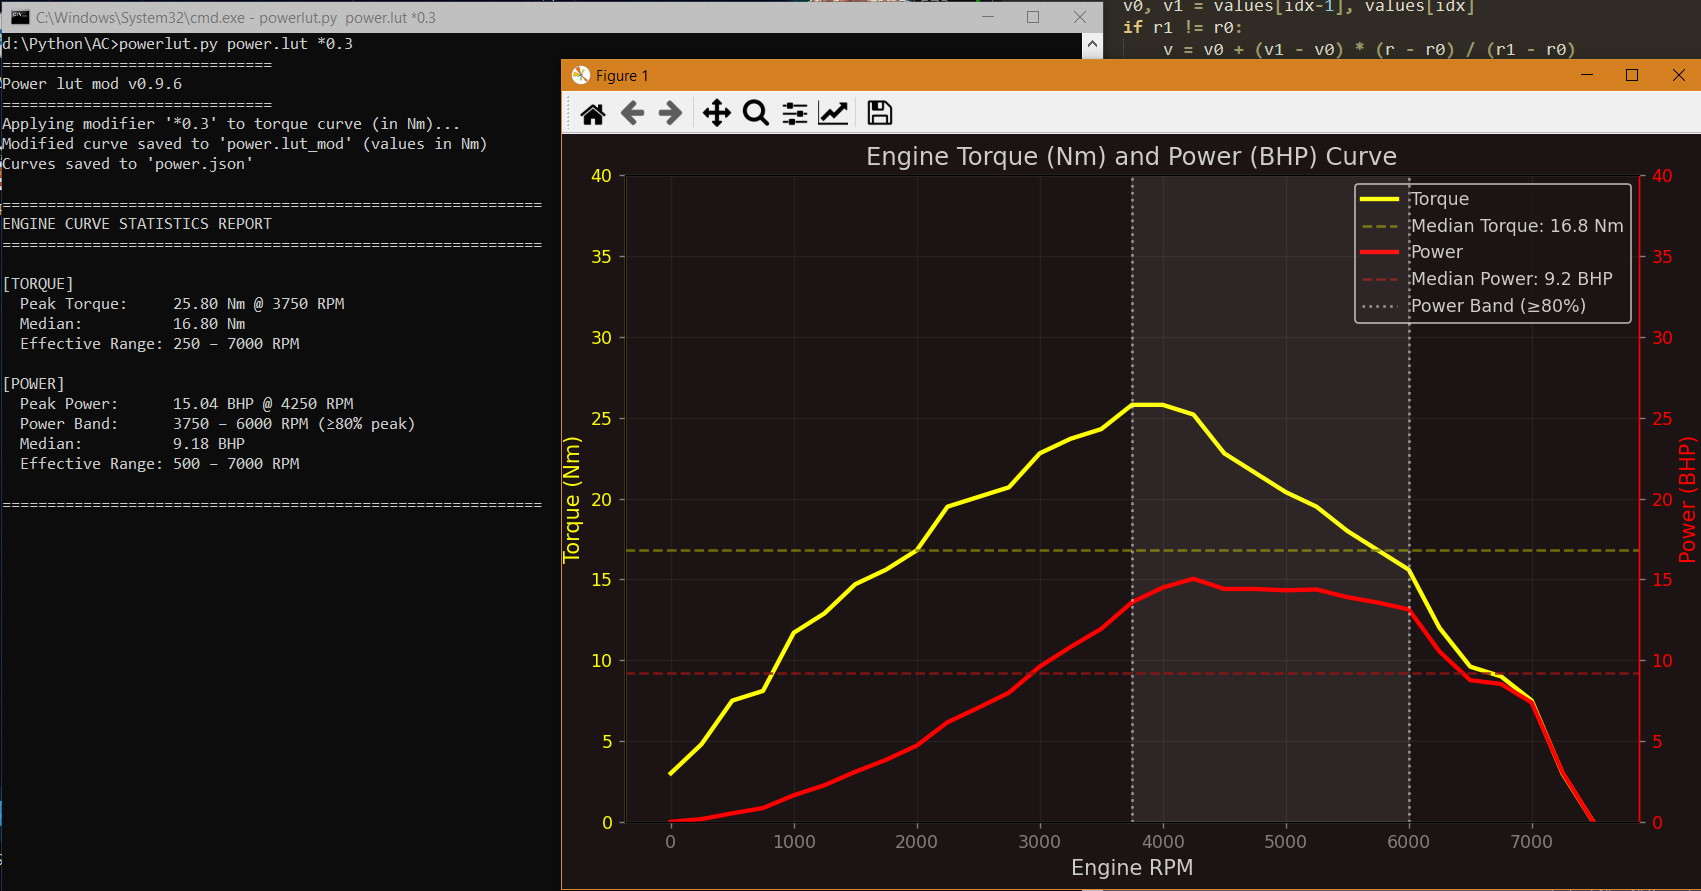

The script that saved this image:
#!/usr/bin/env python3
# -*- coding: utf-8 -*-
"""
Анализ кривой крутящего момента (Nm) и мощности (BHP) из .lut файла.
Входные данные: крутящий момент в Ньютон-метрах (Nm).
Отображение: мощность в лошадиных силах (BHP), момент в Ньютон-метрах (Nm).

Analysis of torque (Nm) and power (BHP) curves from .lut file.
Input: torque in Newton-meters (Nm).
Output: power in brake horsepower (BHP), torque in Newton-meters (Nm).
"""

import sys
import os
import argparse
import json
import statistics
import bisect
from typing import List, Tuple, Optional, Dict
import matplotlib.pyplot as plt

# =============================================================================
# КОНСТАНТЫ
# =============================================================================

NAME = "Power lut mod"
VERSION = "0.9.6"
NM_RPM_TO_KW = 9549.3  # Константа для перевода Nm и RPM в кВт
NM_RPM_TO_BHP = 7121.0  # Константа для перевода Nm и RPM в BHP
BG_COLOR = (28/255, 20/255, 20/255)  # Цвет фона графика
DEFAULT_FILE = "power.lut"  # Файл по умолчанию

# Глобальный флаг verbose режима
# Global flag for verbose mode
VERBOSE = False


def parse_lut_file(filepath: str) -> Tuple[List[float], List[float]]:
    """
    Парсинг .lut файла с форматом RPM|Момент(Nm).

    Args:
        filepath: Путь к файлу .lut

    Returns:
        Tuple с двумя списками: (rpm_values, torque_nm_values)

    Parse .lut file with RPM|Torque(Nm) format.

    Args:
        filepath: Path to .lut file

    Returns:
        Tuple with two lists: (rpm_values, torque_nm_values)
    """
    rpm_list = []
    torque_list = []

    with open(filepath, 'r', encoding='utf-8') as f:
        for line_num, line in enumerate(f, 1):
            line = line.strip()
            if not line or line.startswith('#'):
                continue

            try:
                parts = line.split('|')
                if len(parts) != 2:
                    raise ValueError(
                        f"Expected 2 values, got {len(parts)}"
                    )

                rpm = float(parts[0].strip())
                torque = float(parts[1].strip())

                rpm_list.append(rpm)
                torque_list.append(torque)

            except (ValueError, IndexError) as e:
                print(
                    f"Warning: Skipping line {line_num}: {line} ({e})"
                )
                continue

    if not rpm_list:
        raise ValueError("No valid data points found in file")

    if VERBOSE:
        print(f"\n[DEBUG] parse_lut_file:")
        print(f"  File: {filepath}")
        print(f"  Points loaded: {len(rpm_list)}")
        print(
            f"  RPM range: {rpm_list[0]:.0f} - {rpm_list[-1]:.0f}"
        )
        print(
            f"  Torque range: {min(torque_list):.2f} - "
            f"{max(torque_list):.2f} Nm"
        )

    return rpm_list, torque_list


def calculate_power_bhp(
    rpm: List[float],
    torque_nm: List[float]
) -> List[float]:
    """
    Расчёт кривой мощности из момента (Nm) и оборотов.

    Формула: P(BHP) = T(Nm) × RPM / 7121

    Args:
        rpm: Список оборотов двигателя (RPM)
        torque_nm: Список значений крутящего момента в Nm

    Returns:
        List[float]: Мощность в лошадиных силах (BHP)

    Calculate power curve from torque (Nm) and RPM data.

    Formula: P(BHP) = T(Nm) × RPM / 7121

    Args:
        rpm: List of engine RPM values
        torque_nm: List of torque values in Nm

    Returns:
        List[float]: Power in brake horsepower (BHP)
    """
    power = []
    for r, t in zip(rpm, torque_nm):
        if r > 0:
            p = t * r / NM_RPM_TO_BHP
        else:
            p = 0.0
        power.append(p)

    if VERBOSE:
        print(f"\n[DEBUG] calculate_power_bhp:")
        print(f"  Input torque points: {len(torque_nm)}")
        print(
            f"  Output power range: {min(power):.2f} - "
            f"{max(power):.2f} BHP"
        )
        if max(power) > 0:
            peak_idx = power.index(max(power))
            print(
                f"  Peak power: {max(power):.2f} BHP @ "
                f"{rpm[peak_idx]:.0f} RPM"
            )

    return power


def find_working_range(
    rpm: List[float],
    values: List[float],
    is_power: bool = False
) -> Tuple[int, int]:
    """
    Поиск рабочего диапазона с отсечением нулей и резких падений.

    Args:
        rpm: Список оборотов
        values: Список значений
        is_power: Если True — не ищем рост в 2 раза слева (для мощности)

    Returns:
        Tuple: (start_index, end_index)

    Find the working range indices by trimming zeros and sharp drops.

    Args:
        rpm: List of RPM values
        values: List of values
        is_power: If True — don't search for 2x growth on left (for power)

    Returns:
        Tuple: (start_index, end_index)
    """
    if not values:
        return 0, 0

    n = len(values)

    # 1. Находим первый ненулевой элемент слева
    # 1. Find first non-zero element from left
    start_idx = 0
    for i in range(n):
        if values[i] > 0:
            start_idx = i
            break

    # 2. Находим последний ненулевой элемент справа
    # 2. Find last non-zero element from right
    end_idx = n - 1
    for i in range(n - 1, -1, -1):
        if values[i] > 0:
            end_idx = i
            break

    if start_idx >= end_idx:
        if VERBOSE:
            print(
                f"\n[DEBUG] find_working_range: "
                f"No valid range (start={start_idx}, end={end_idx})"
            )
        return start_idx, end_idx

    original_start = start_idx
    original_end = end_idx

    # 3. Для момента: ищем где значение ВЫРОСЛО в 2 раза слева
    # 3. For torque: search where value GREW 2x from left
    if not is_power:
        for i in range(start_idx + 1, end_idx + 1):
            if values[i-1] > 0 and values[i] >= values[i-1] * 2.0:
                start_idx = i
                break

    # 4. Справа: ищем где значение УПАЛО в 2 раза (идём с конца к началу)
    # 4. From right: search where value DROPPED 2x (iterate from end to start)
    for i in range(end_idx, start_idx, -1):
        if values[i] > 0 and values[i-1] > 0:
            if values[i] <= values[i-1] * 0.5:
                end_idx = i - 1
                break

    # 5. Если end_idx < start_idx, используем оригинальные значения
    # 5. If end_idx < start_idx, use original values
    if end_idx < start_idx:
        end_idx = original_end
        if VERBOSE:
            print(
                f"\n[DEBUG] find_working_range: "
                f"Warning! end_idx < start_idx, "
                f"using original_end={end_idx}"
            )

    if VERBOSE:
        print(f"\n[DEBUG] find_working_range:")
        print(f"  Input values: {len(values)} points")
        print(f"  is_power: {is_power}")
        print(
            f"  Start index: {start_idx} "
            f"(RPM: {rpm[start_idx]:.0f}, Value: {values[start_idx]:.2f})"
        )
        print(
            f"  End index: {end_idx} "
            f"(RPM: {rpm[end_idx]:.0f}, Value: {values[end_idx]:.2f})"
        )
        print(
            f"  Working range: {values[start_idx]:.2f} - "
            f"{values[end_idx]:.2f}"
        )

    return start_idx, end_idx


def find_effective_range(
    rpm: List[float],
    values: List[float]
) -> Tuple[Optional[float], Optional[float]]:
    """
    Поиск эффективного диапазона оборотов с отсечением нулей и порогов роста/падения.

    Алгоритм:
    1. Обрезать все нулевые значения слева и справа
    2. Слева: найти где значение выросло в 1.5 раза → начало диапазона
    3. Справа: найти где значение упало в 2 раза → конец диапазона

    Args:
        rpm: Список оборотов
        values: Список значений

    Returns:
        Tuple: (start_rpm, end_rpm) или (None, None)

    Find effective RPM range by trimming zeros and finding growth/drop thresholds.

    Algorithm:
    1. Trim all zero values from left and right
    2. Left: find where value grew 1.5x → start of range
    3. Right: find where value dropped 2x → end of range

    Args:
        rpm: List of RPM values
        values: List of values

    Returns:
        Tuple: (start_rpm, end_rpm) or (None, None)
    """
    if len(values) < 2:
        return None, None

    n = len(values)

    # 1. Находим первый ненулевой элемент слева
    # 1. Find first non-zero element from left
    start_idx = 0
    for i in range(n):
        if values[i] > 0:
            start_idx = i
            break

    # 2. Находим последний ненулевой элемент справа
    # 2. Find last non-zero element from right
    end_idx = n - 1
    for i in range(n - 1, -1, -1):
        if values[i] > 0:
            end_idx = i
            break

    if start_idx >= end_idx:
        return None, None

    original_end = end_idx

    # 3. Слева: ищем где значение ВЫРОСЛО в 1.5 раза
    # 3. From left: search where value GREW 1.5x
    for i in range(start_idx + 1, end_idx + 1):
        if values[i-1] > 0 and values[i] >= values[i-1] * 1.5:
            start_idx = i
            break

    # 4. Справа: идём с конца, ищем где значение УПАЛО в 2 раза
    # 4. From right: iterate from end, search where value DROPPED 2x
    for i in range(end_idx, start_idx, -1):
        if values[i] > 0 and values[i-1] > 0:
            if values[i] <= values[i-1] * 0.5:
                end_idx = i - 1
                break

    # 5. Защита
    # 5. Protection
    if end_idx < start_idx:
        end_idx = original_end

    if VERBOSE:
        print(f"\n[DEBUG] find_effective_range:")
        print(
            f"  Effective range: {rpm[start_idx]:.0f} - "
            f"{rpm[end_idx]:.0f} RPM"
        )

    return rpm[start_idx], rpm[end_idx]


def find_power_band_80percent(
    rpm: List[float],
    power: List[float]
) -> Tuple[Optional[float], Optional[float]]:
    """
    Поиск диапазона оборотов где мощность >= 80% от пиковой.

    Args:
        rpm: Список оборотов
        power: Список значений мощности

    Returns:
        Tuple: (start_rpm, end_rpm)

    Find RPM range where power is >= 80% of peak power.

    Args:
        rpm: List of RPM values
        power: List of power values

    Returns:
        Tuple: (start_rpm, end_rpm)
    """
    if not power:
        return None, None

    max_power = max(power)
    threshold = max_power * 0.8

    start_rpm = None
    end_rpm = None

    for i, p in enumerate(power):
        if p >= threshold:
            start_rpm = rpm[i]
            break

    if start_rpm is not None:
        for i in range(len(power) - 1, -1, -1):
            if power[i] >= threshold:
                end_rpm = rpm[i]
                break

    if VERBOSE:
        print(f"\n[DEBUG] find_power_band_80percent:")
        print(f"  Max power: {max_power:.2f} BHP")
        print(f"  80% threshold: {threshold:.2f} BHP")
        print(f"  Band: {start_rpm} - {end_rpm} RPM")

    return start_rpm, end_rpm


def modify_torque_curve(
    torque: List[float],
    modifier: str
) -> List[float]:
    """
    Применение линейной модификации к значениям момента (в Nm).

    При вычитании (-X) значения не уходят ниже 0.

    Args:
        torque: Исходный список значений момента
        modifier: Строка модификатора (+X, -X, *X)

    Returns:
        List[float]: Модифицированный список момента

    Apply linear modification to torque values (in Nm).

    When subtracting (-X) values don't go below 0.

    Args:
        torque: Original list of torque values
        modifier: Modifier string (+X, -X, *X)

    Returns:
        List[float]: Modified list of torque values
    """
    operator = modifier[0]
    value = float(modifier[1:])

    modified = []
    for t in torque:
        if operator == '+':
            modified.append(t + value)
        elif operator == '-':
            # Защита от отрицательных значений
            # Protection from negative values
            new_val = t - value
            modified.append(max(0.0, new_val))
        elif operator == '*':
            modified.append(t * value)
        else:
            modified.append(t)

    if VERBOSE:
        print(f"\n[DEBUG] modify_torque_curve:")
        print(f"  Modifier: {modifier}")
        print(f"  Operator: {operator}, Value: {value}")
        print(
            f"  Original range: {min(torque):.2f} - "
            f"{max(torque):.2f} Nm"
        )
        print(
            f"  Modified range: {min(modified):.2f} - "
            f"{max(modified):.2f} Nm"
        )
        print(
            f"  Values clamped to 0: "
            f"{sum(1 for m in modified if m == 0.0)}"
        )

    return modified


def save_lut_file(
    filepath: str,
    rpm: List[float],
    torque: List[float]
) -> None:
    """
    Сохранение данных RPM|Момент в .lut файл (в Nm).

    Args:
        filepath: Путь для сохранения
        rpm: Список оборотов
        torque: Список значений момента

    Save RPM|Torque data to .lut file (in Nm).

    Args:
        filepath: Path for saving
        rpm: List of RPM values
        torque: List of torque values
    """
    with open(filepath, 'w', encoding='utf-8') as f:
        for r, t in zip(rpm, torque):
            f.write(f"{r:.0f}|{t:.2f}\n")

    if VERBOSE:
        print(
            f"\n[DEBUG] save_lut_file: "
            f"Saved {len(rpm)} points to {filepath}"
        )


def save_power_file(
    filepath: str,
    rpm: List[float],
    power_bhp: List[float]
) -> None:
    """
    Сохранение данных RPM|Мощность в текстовый файл (в BHP).

    Args:
        filepath: Путь для сохранения
        rpm: Список оборотов
        power_bhp: Список значений мощности (BHP)

    Save RPM|Power data to text file (in BHP).

    Args:
        filepath: Path for saving
        rpm: List of RPM values
        power_bhp: List of power values (BHP)
    """
    with open(filepath, 'w', encoding='utf-8') as f:
        f.write("# RPM|Power(BHP)\n")
        for r, p in zip(rpm, power_bhp):
            f.write(f"{r:.0f}|{p:.2f}\n")

    if VERBOSE:
        print(
            f"\n[DEBUG] save_power_file: "
            f"Saved {len(rpm)} points to {filepath}"
        )


def interpolate_curve(
    rpm: List[float],
    values: List[float],
    step: int = 100
) -> List[List[float]]:
    """
    Интерполяция значений кривой к фиксированному шагу RPM.

    Args:
        rpm: Список оборотов (исходные данные)
        values: Список значений (момент или мощность)
        step: Шаг интерполяции в RPM (по умолчанию 100)

    Returns:
        List[List[float]]: Массив [[rpm, value], ...] с шагом step

    Interpolate curve values to fixed RPM step.

    Args:
        rpm: List of RPM values (source data)
        values: List of values (torque or power)
        step: Interpolation step in RPM (default 100)

    Returns:
        List[List[float]]: Array [[rpm, value], ...] with step interval
    """
    # Находим максимальные обороты
    # Find maximum RPM
    max_rpm = int(max(rpm))

    # Создаём новый массив с шагом step
    # Create new array with step interval
    interpolated = []
    for r in range(0, max_rpm + step, step):
        # Находим позицию в исходных данных
        # Find position in source data
        idx = bisect.bisect_left(rpm, r)

        # Если точно совпадает
        # If exact match
        if idx < len(rpm) and rpm[idx] == r:
            interpolated.append([r, round(values[idx], 1)])
        # Если между точками — линейная интерполяция
        # If between points — linear interpolation
        elif 0 < idx < len(rpm):
            r0, r1 = rpm[idx-1], rpm[idx]
            v0, v1 = values[idx-1], values[idx]
            if r1 != r0:
                v = v0 + (v1 - v0) * (r - r0) / (r1 - r0)
            else:
                v = v0
            interpolated.append([r, round(v, 1)])
        # Если до первой точки
        # If before first point
        elif idx == 0:
            interpolated.append([r, round(values[0], 1)])
        # Если после последней точки
        # If after last point
        else:
            interpolated.append([r, round(values[-1], 1)])

    return interpolated


def save_json_curves(
    filepath: str,
    rpm: List[float],
    torque_nm: List[float],
    power_bhp: List[float]
) -> None:
    """
    Сохранение кривых момента и мощности в JSON файл в формате ui_car.json.

    Формат (без внешних {}, с запятой в конце, с переводом строки):
    "torqueCurve":[[0,10.0],[100,11.0],...],
    "powerCurve":[[0,0.0],[100,0.5],...]

    Args:
        filepath: Путь для сохранения файла
        rpm: Список оборотов
        torque_nm: Список значений момента (Nm)
        power_bhp: Список значений мощности (BHP)

    Save torque and power curves to JSON file in ui_car.json format.

    Format (no outer {}, with comma at end, with newline):
    "torqueCurve":[[0,10.0],[100,11.0],...],
    "powerCurve":[[0,0.0],[100,0.5],...]

    Args:
        filepath: Path for saving file
        rpm: List of RPM values
        torque_nm: List of torque values (Nm)
        power_bhp: List of power values (BHP)
    """
    # Интерполяция с шагом 100 RPM
    # Interpolation with 100 RPM step
    torque_curve = interpolate_curve(rpm, torque_nm, step=100)
    power_curve = interpolate_curve(rpm, power_bhp, step=100)

    # Формируем строки вручную (без внешних {})
    # Format strings manually (no outer {})
    torque_str = json.dumps(torque_curve, separators=(',', ':'))
    power_str = json.dumps(power_curve, separators=(',', ':'))

    # Собираем финальный формат с переводом строки перед powerCurve
    # Assemble final format with newline before powerCurve
    output = (
        f'"torqueCurve":{torque_str},\n'
        f'"powerCurve":{power_str},'
    )

    # Сохраняем в файл
    # Save to file
    with open(filepath, 'w', encoding='utf-8') as f:
        f.write(output)

    if VERBOSE:
        print(f"\n[DEBUG] save_json_curves:")
        print(f"  Saved {len(torque_curve)} points to {filepath}")
        print(f"  RPM step: 100")
        print(
            f"  Torque range: {torque_curve[0]} - {torque_curve[-1]}"
        )
        print(
            f"  Power range: {power_curve[0]} - {power_curve[-1]}"
        )


def calculate_statistics(
    rpm: List[float],
    torque_nm: List[float],
    power_bhp: List[float]
) -> Dict:
    """
    Расчёт статистики медианы и максимума для кривых момента и мощности.

    Только Median (по рабочему диапазону) и Peak.

    Args:
        rpm: Список оборотов
        torque_nm: Список значений момента (Nm)
        power_bhp: Список значений мощности (BHP)

    Returns:
        dict: Словарь со статистикой

    Calculate median and max statistics for torque and power curves.

    Only Median (by working range) and Peak.

    Args:
        rpm: List of RPM values
        torque_nm: List of torque values (Nm)
        power_bhp: List of power values (BHP)

    Returns:
        dict: Dictionary with statistics
    """
    # --- Статистика момента (в Nm) ---
    # --- Torque statistics (in Nm) ---
    max_trq = max(torque_nm)
    max_trq_idx = torque_nm.index(max_trq)
    max_trq_rpm = rpm[max_trq_idx]

    # Медиана по рабочему диапазону (is_power=False для момента)
    # Median by working range (is_power=False for torque)
    start_idx_trq, end_idx_trq = find_working_range(
        rpm, torque_nm, is_power=False
    )
    if start_idx_trq <= end_idx_trq and end_idx_trq < len(torque_nm):
        working_torque = torque_nm[start_idx_trq:end_idx_trq + 1]
        median_trq = (
            statistics.median(working_torque)
            if working_torque else 0.0
        )
    else:
        median_trq = 0.0

    # Эффективный диапазон для момента
    # Effective range for torque
    eff_start_trq, eff_end_trq = find_effective_range(rpm, torque_nm)

    # --- Статистика мощности (в BHP) ---
    # --- Power statistics (in BHP) ---
    max_pwr = max(power_bhp)
    max_pwr_idx = power_bhp.index(max_pwr)
    max_pwr_rpm = rpm[max_pwr_idx]

    # Медиана по рабочему диапазону (is_power=True для мощности!)
    # Median by working range (is_power=True for power!)
    start_idx_pwr, end_idx_pwr = find_working_range(
        rpm, power_bhp, is_power=True
    )
    if start_idx_pwr <= end_idx_pwr and end_idx_pwr < len(power_bhp):
        working_power = power_bhp[start_idx_pwr:end_idx_pwr + 1]
        median_pwr = (
            statistics.median(working_power)
            if working_power else 0.0
        )
    else:
        median_pwr = 0.0

    # Эффективный диапазон для мощности
    # Effective range for power
    eff_start_pwr, eff_end_pwr = find_effective_range(rpm, power_bhp)

    # Power Band (≥80% peak)
    band_start_pwr, band_end_pwr = find_power_band_80percent(
        rpm, power_bhp
    )

    if VERBOSE:
        print(f"\n[DEBUG] calculate_statistics:")
        print(f"  --- TORQUE ---")
        print(
            f"    Max: {max_trq:.2f} Nm @ {max_trq_rpm:.0f} RPM"
        )
        print(
            f"    Median: {median_trq:.2f} Nm "
            f"(range: {start_idx_trq}-{end_idx_trq})"
        )
        print(
            f"    Effective range: {eff_start_trq} - {eff_end_trq} RPM"
        )
        print(f"  --- POWER ---")
        print(
            f"    Max: {max_pwr:.2f} BHP @ {max_pwr_rpm:.0f} RPM"
        )
        print(
            f"    Median: {median_pwr:.2f} BHP "
            f"(range: {start_idx_pwr}-{end_idx_pwr})"
        )
        print(
            f"    Effective range: {eff_start_pwr} - {eff_end_pwr} RPM"
        )
        print(
            f"    Power Band: {band_start_pwr} - {band_end_pwr} RPM"
        )

    return {
        'torque': {
            'median': median_trq,
            'max': max_trq,
            'max_rpm': max_trq_rpm,
            'effective_start': eff_start_trq,
            'effective_end': eff_end_trq
        },
        'power': {
            'median': median_pwr,
            'max': max_pwr,
            'max_rpm': max_pwr_rpm,
            'effective_start': eff_start_pwr,
            'effective_end': eff_end_pwr,
            'band_start': band_start_pwr,
            'band_end': band_end_pwr
        }
    }


def plot_curves(
    rpm: List[float],
    torque_nm: List[float],
    power_bhp: List[float],
    stats: Dict,
    export_png: bool = False,
    source_file: str = 'power.lut'
) -> None:
    """
    Построение графиков момента (Nm) и мощности (BHP) со статистическими линиями.

    Args:
        rpm: Список оборотов для оси X
        torque_nm: Значения момента (Nm)
        power_bhp: Значения мощности (BHP)
        stats: Словарь со статистикой
        export_png: Если True — сохранить в PNG без показа окна
        source_file: Имя исходного файла для имени выходного PNG

    Plot torque (Nm) and power (BHP) curves with statistical reference lines.

    Args:
        rpm: List of RPM for X axis
        torque_nm: Torque values (Nm)
        power_bhp: Power values (BHP)
        stats: Dictionary with statistics
        export_png: If True — save to PNG without showing window
        source_file: Source filename for output PNG name
    """
    fig, ax1 = plt.subplots(figsize=(12, 7))

    # Цвета сетки и осей
    # Grid and axis colors
    grid_color = '#404040'
    label_color = '#CCCCCC'
    tick_color = '#808080'
    color_torque = 'yellow'
    color_power = 'red'
    color_torque_m = 'olive'
    color_power_m = '#901515'

    # Находим общий максимум для обеих осей Y
    # Find common maximum for both Y axes
    max_torque = max(torque_nm) if torque_nm else 0
    max_power = max(power_bhp) if power_bhp else 0
    y_max = max(max_torque, max_power)

    if y_max > 0:
        y_max = ((int(y_max) // 20) + 1) * 20

    # Настраиваем фон графика
    # Configure graph background
    fig.patch.set_facecolor(BG_COLOR)
    ax1.set_facecolor(BG_COLOR)

    # График крутящего момента (левая ось)
    # Torque curve (left axis)
    ax1.set_xlabel('Engine RPM', color=label_color, fontsize=12)
    ax1.set_ylabel('Torque (Nm)', color=color_torque, fontsize=12)
    ax1.plot(
        rpm, torque_nm,
        color=color_torque,
        linewidth=2.5,
        label='Torque'
    )
    ax1.tick_params(
        axis='y',
        labelcolor=color_torque,
        colors=tick_color
    )
    ax1.tick_params(axis='x', colors=tick_color)
    ax1.set_ylim(0, y_max)
    ax1.grid(
        True,
        alpha=0.3,
        color=grid_color,
        linestyle='-'
    )
    ax1.spines['bottom'].set_color(tick_color)
    ax1.spines['top'].set_color(tick_color)
    ax1.spines['left'].set_color(color_torque)
    ax1.spines['right'].set_color(color_power)

    # Вторая ось для мощности
    # Second axis for power
    ax2 = ax1.twinx()
    ax2.set_ylabel('Power (BHP)', color=color_power, fontsize=12)
    ax2.plot(
        rpm, power_bhp,
        color=color_power,
        linewidth=2.5,
        label='Power'
    )
    ax2.tick_params(
        axis='y',
        labelcolor=color_power,
        colors=tick_color
    )
    ax2.set_ylim(0, y_max)
    ax2.spines['right'].set_color(color_power)

    # Горизонтальная пунктирная линия для медианы момента (в Nm)
    # Horizontal dashed line for torque median (in Nm)
    ax1.axhline(
        y=stats['torque']['median'],
        color=color_torque_m,
        linestyle='--',
        linewidth=1.5,
        alpha=0.8,
        label=(
            f"Median Torque: "
            f"{stats['torque']['median']:.1f} Nm"
        )
    )

    # Горизонтальная пунктирная линия для медианы мощности (в BHP)
    # Horizontal dashed line for power median (in BHP)
    ax2.axhline(
        y=stats['power']['median'],
        color=color_power_m,
        linestyle='--',
        linewidth=1.5,
        alpha=0.8,
        label=(
            f"Median Power: "
            f"{stats['power']['median']:.1f} BHP"
        )
    )

    # Вертикальные линии для Power Band (≥80% peak)
    # Vertical lines for Power Band (≥80% peak)
    if stats['power']['band_start'] and stats['power']['band_end']:
        ax2.axvline(
            x=stats['power']['band_start'],
            color='white',
            linestyle=':',
            linewidth=1.5,
            alpha=0.5,
            label=f"Power Band (≥80%)"
        )
        ax2.axvline(
            x=stats['power']['band_end'],
            color='white',
            linestyle=':',
            linewidth=1.5,
            alpha=0.5
        )
        ax2.axvspan(
            stats['power']['band_start'],
            stats['power']['band_end'],
            color='white',
            alpha=0.08
        )

    # Цвет текста заголовка
    # Title text color
    plt.title(
        'Engine Torque (Nm) and Power (BHP) Curve',
        color=label_color,
        fontsize=14
    )

    # Объединяем легенды
    # Combine legends
    lines1, labels1 = ax1.get_legend_handles_labels()
    lines2, labels2 = ax2.get_legend_handles_labels()
    legend = ax1.legend(
        lines1 + lines2,
        labels1 + labels2,
        loc='best',
        facecolor=BG_COLOR,
        edgecolor=label_color,
        labelcolor=label_color
    )
    legend.get_frame().set_alpha(0.8)

    fig.tight_layout()

    if VERBOSE:
        print(f"\n[DEBUG] plot_curves:")
        print(f"  Export PNG: {export_png}")
        print(f"  Source file: {source_file}")
        print(f"  Y-axis max: {y_max}")

    # Экспорт в PNG или показ окна
    # Export to PNG or show window
    if export_png:
        output_file = (
            os.path.splitext(source_file)[0] + '_curve.png'
        )
        plt.savefig(
            output_file,
            dpi=300,
            bbox_inches='tight',
            facecolor=BG_COLOR
        )
        print(f"\n✓ Graph saved to '{output_file}'")
        plt.close(fig)
    else:
        plt.show()


def print_console_report(stats: Dict) -> None:
    """
    Вывод статистического отчёта в консоль на английском.

    Только Median и Peak.

    Print statistical report to console in English.

    Only Median and Peak.
    """
    print("\n" + "=" * 60)
    print("ENGINE CURVE STATISTICS REPORT")
    print("=" * 60)

    # Блок момента (в Nm)
    # Torque section (in Nm)
    print(f"\n[TORQUE]")
    print(
        f"  Peak Torque:     {stats['torque']['max']:.2f} Nm @ "
        f"{stats['torque']['max_rpm']:.0f} RPM"
    )
    print(
        f"  Median:          {stats['torque']['median']:.2f} Nm"
    )
    if stats['torque']['effective_start'] and stats['torque']['effective_end']:
        print(
            f"  Effective Range: {stats['torque']['effective_start']:.0f} – "
            f"{stats['torque']['effective_end']:.0f} RPM"
        )
    else:
        print(f"  Effective Range: N/A")

    # Блок мощности (в BHP)
    # Power section (in BHP)
    print(f"\n[POWER]")
    print(
        f"  Peak Power:      {stats['power']['max']:.2f} BHP @ "
        f"{stats['power']['max_rpm']:.0f} RPM"
    )
    if stats['power']['band_start'] and stats['power']['band_end']:
        print(
            f"  Power Band:      {stats['power']['band_start']:.0f} – "
            f"{stats['power']['band_end']:.0f} RPM (≥80% peak)"
        )
    else:
        print(f"  Power Band:      N/A")

    print(
        f"  Median:          {stats['power']['median']:.2f} BHP"
    )
    if stats['power']['effective_start'] and stats['power']['effective_end']:
        print(
            f"  Effective Range: {stats['power']['effective_start']:.0f} – "
            f"{stats['power']['effective_end']:.0f} RPM"
        )
    else:
        print(f"  Effective Range: N/A")

    print("\n" + "=" * 60)


def main():

    global VERBOSE

    print("=" * 30)
    print(f"{NAME} v{VERSION}")
    print("=" * 30)

    parser = argparse.ArgumentParser(
        description=(
            'Analyze engine torque/power curve from .lut file '
            '(torque in Nm, power in BHP)'
        ),
        formatter_class=argparse.RawDescriptionHelpFormatter,
        epilog='''
Examples:
  python powerlut.py                    # Analyze power.lut, show graph
  python powerlut.py mycar.lut          # Analyze custom file
  python powerlut.py power.lut +10      # Add 10 Nm to torque curve
  python powerlut.py power.lut -5       # Subtract 5 Nm (clamped to 0)
  python powerlut.py power.lut '*1.2'   # Multiply torque curve by 1.2
  python powerlut.py -v -png            # Verbose + PNG export
        '''
    )
    parser.add_argument(
        'file',
        nargs='?',
        default=DEFAULT_FILE,
        help='Path to .lut file (default: power.lut)'
    )
    parser.add_argument(
        'modifier',
        nargs='?',
        default=None,
        help=(
            'Torque modifier (in Nm): '
            '+X (add), -X (subtract), *X (multiply)'
        )
    )
    parser.add_argument(
        '-png',
        action='store_true',
        help=(
            'Export graph to PNG file only (no GUI window). '
            'Output: <filename>_curve.png'
        )
    )
    parser.add_argument(
        '-v', '--verbose',
        action='store_true',
        help='Verbose mode: print all intermediate calculations to console'
    )

    args = parser.parse_args()

    # Устанавливаем глобальный флаг verbose
    # Set global verbose flag
    VERBOSE = args.verbose

    needs_modification = (
        args.modifier is not None and
        args.modifier[0] in ['+', '-', '*']
    )

    # Шаг 1: Загружаем данные
    # Step 1: Load data
    try:
        rpm, torque_nm = parse_lut_file(args.file)
    except FileNotFoundError:
        print(f"Error: File '{args.file}' not found")
        parser.print_help()
        sys.exit(1)
    except ValueError as e:
        print(f"Error parsing file: {e}")
        sys.exit(1)

    # Шаг 2: Применяем модификатор
    # Step 2: Apply modifier
    if needs_modification:
        print(
            f"Applying modifier '{args.modifier}' "
            f"to torque curve (in Nm)..."
        )
        torque_modified = modify_torque_curve(torque_nm, args.modifier)

        base_name = os.path.splitext(args.file)[0]
        mod_file = f"{base_name}.lut_mod"
        save_lut_file(mod_file, rpm, torque_modified)
        print(
            f"Modified curve saved to '{mod_file}' (values in Nm)"
        )

        torque_nm = torque_modified

    # Шаг 3: Рассчитываем мощность
    # Step 3: Calculate power
    power_bhp = calculate_power_bhp(rpm, torque_nm)

    # Шаг 3.5: Сохраняем power_bph.txt в режиме verbose
    # Step 3.5: Save power_bph.txt in verbose mode
    if VERBOSE:
        power_file = os.path.splitext(args.file)[0] + '_bph.txt'
        save_power_file(power_file, rpm, power_bhp)
        print(f"Power data saved to '{power_file}'")

    # Шаг 3.6: Сохраняем кривые в JSON (всегда)
    # Step 3.6: Save curves to JSON (always)
    json_file = os.path.splitext(args.file)[0] + '.json'
    save_json_curves(json_file, rpm, torque_nm, power_bhp)
    print(f"Curves saved to '{json_file}'")

    # Шаг 4: Считаем статистику
    # Step 4: Calculate statistics
    stats = calculate_statistics(rpm, torque_nm, power_bhp)

    # Шаг 5: Вывод в консоль
    # Step 5: Print to console
    print_console_report(stats)

    # Шаг 6: Строим график (с опцией PNG)
    # Step 6: Plot graph (with PNG option)
    plot_curves(
        rpm, torque_nm, power_bhp, stats,
        export_png=args.png,
        source_file=args.file
    )


if __name__ == "__main__":
    main()
